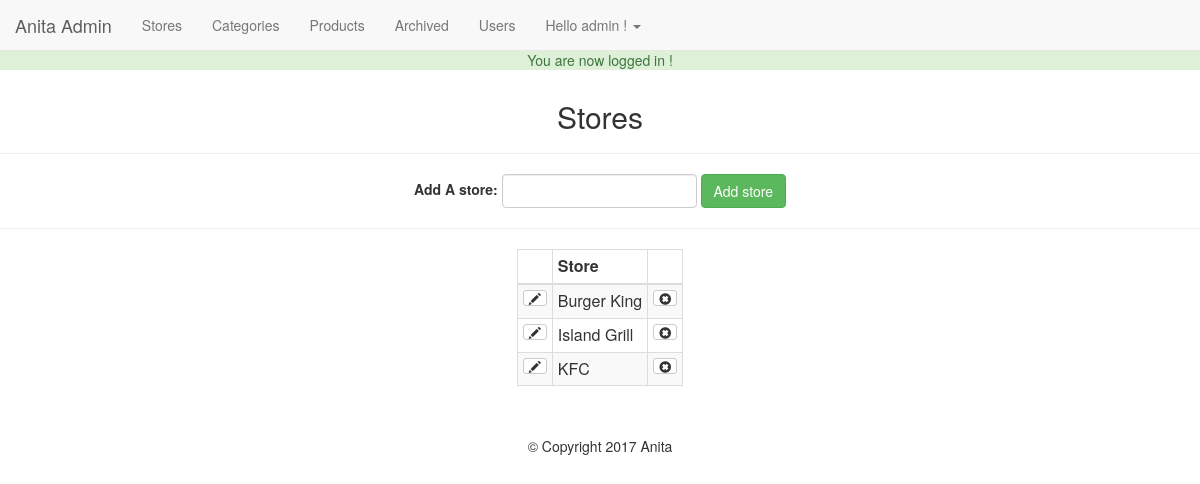
The page /admin/stores.php (signed in) on the database its author committed.
### tables this page shows
CREATE TABLE `store` (
  `id` int(11) NOT NULL,
  `store` varchar(255) NOT NULL
);

### admin/stores.php (the view, shortened to what this page needs)
<?php
	require_once '../core/init.php';
	include 'includes/head.php';
	include 'includes/navigation.php';
	$results = $db->query("SELECT * FROM store ORDER BY store");
?>
<h2 class="text-center">Stores</h2>
<hr>
<div class="text-center">
	<form class="form-inline" action="stores.php<?php echo ((isset($_GET['edit']))?'?edit='.$edit_id : ''); ?>" method="post">
		<div class="form-group">
			<label for="store"><?php echo ((isset($_GET['edit']))?'Edit' : 'Add A'); ?> store:</label>
			<?php
				$store_value = '';
			?>
			<input class="form-control" type="text" name="store" id="store" value="<?php echo $store_value; ?>">
			<input class="btn btn-success" type="submit" name="add_submit" value="<?php echo ((isset($_GET['edit']))?'Edit' : 'Add'); ?> store">
		</div>
	</form>
</div>
<hr>
<table class="table table-bordered table-striped table-auto table-condensed">
	<thead>
		<th></th>
		<th>Store</th>
		<th></th>
	</thead>
	<tbody>
		<?php while($store = mysqli_fetch_assoc($results)) : ?>
		<tr>
			<td><a class="btn btn-xs btn-default" href="stores.php?edit=<?php echo $store['id']; ?>"><span class="glyphicon glyphicon-pencil"></span></a></td>
			<td><?php echo $store['store']; ?></td>
			<td><a class="btn btn-xs btn-default" href="stores.php?delete=<?php echo $store['id']; ?>"><span class="glyphicon glyphicon-remove-sign"></span></a></td>
		</tr>
		<?php endwhile; ?>
	</tbody>
</table>
<?php
	include 'includes/footer.php';

### css/main.css (style rules this page uses)
body { padding-top: 50px; }
.table-auto { width: auto; margin: 0 auto; }

### rows shown on the page
store: store "Burger King"
store: store "Island Grill"
store: store "KFC"

### other values the page prints
$_SESSION['success_flash'] "You are now logged in !"
$user_data['first'] "admin"
